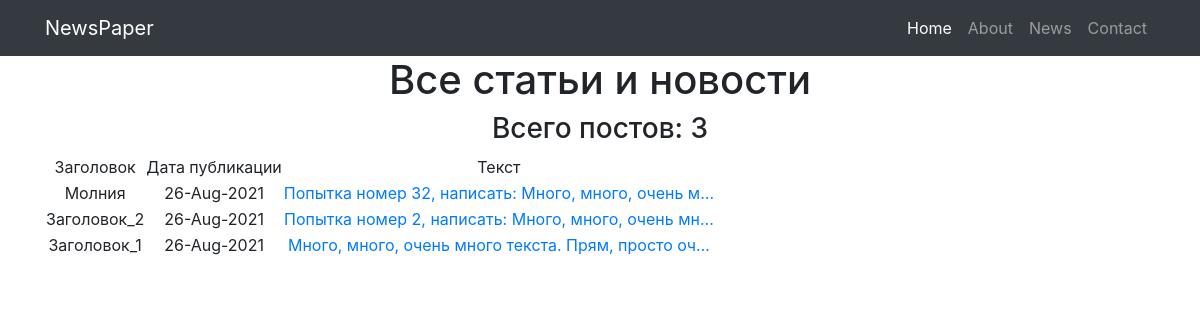
The page /news/ on the database as committed earlier.
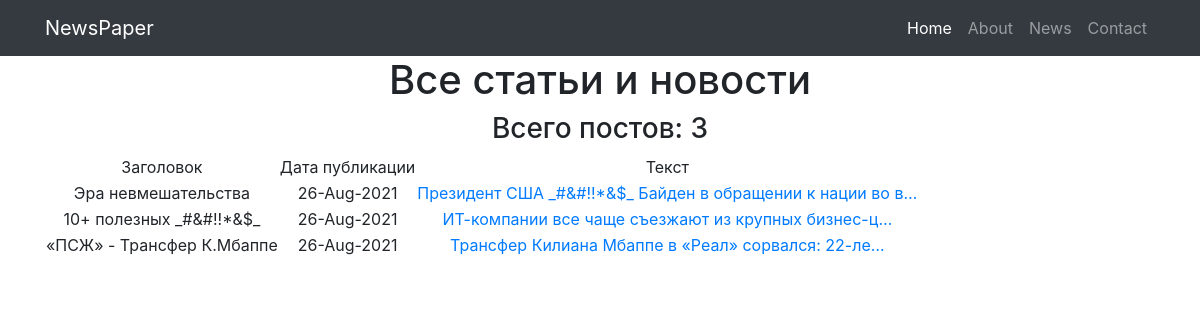
The same page on the database as committed later.
### myapp/models.py (models this page shows, shortened)
class Post(models.Model):
    author = models.ForeignKey(Author, on_delete= models.CASCADE)
    NEWS = 'NW'
    ARTICLE = 'AR'
    CATEGORY_CHOICE = (
        (NEWS, 'Новость'),
        (ARTICLE, 'Статья'),
    )
    categoryType = models.CharField(max_length=2,choices= CATEGORY_CHOICE, default= ARTICLE)
    dateCreation = models.DateTimeField(auto_now_add= True)
    postCategory = models.ManyToManyField(Category, through='PostCategory')
    title = models.CharField(max_length=128)
    text = models.TextField()
    rating = models.SmallIntegerField(default=0)

### myapp/views.py (the view)
# urls.py: path('', PostList.as_view()),
class PostList(ListView):
    model = Post
    template_name = 'posts.html'
    context_object_name = 'posts'
    queryset = Post.objects.order_by('-id')

### myapp/templatetags/custom_filters.py (called while the page is built)
@register.filter(name='censor')
def censor(value):
    cens_words = [
        'сторис',
        'подушка',
        'вещей',
        'Джо',
    ]
    for word in cens_words:
        if word in value:
            value = value.replace(word, '_#&#!!*&$_')
    return value

### templates/posts.html (shortened to what this page needs)
{% extends 'flatpages/default.html' %}
{% load custom_filters %}
{% block content %}
    <h1>Все статьи и новости</h1>
    <h3> Всего постов: {{ posts|length }}</h3>
    {% if posts %}
    <table>
        <tr>
            <td>Заголовок</td>
            <td>Дата публикации</td>
            <td>Текст</td>
        </tr>
        {% for post in posts %}
            <tr>
                <td>{{ post.title|censor }}</td>
                <td>{{ post.dateCreation|date:'d-M-Y'}}</td>
                <td><a href="/news/{{post.id}}">{{ post.text|truncatechars:50|censor }}</a></td>
            </tr>
        {% endfor %}
    </table>
    {% else %}
        <h3>Постов пока нет</h3>
    {% endif %}
{% endblock content %}

### templates/flatpages/default.html (shortened to what this page needs)
{% load static %}
<!DOCTYPE html>
<html lang="en">
<head>
  <link href="{% static 'vendor/bootstrap/css/bootstrap.min.css' %}" rel="stylesheet">
</head>
<body>
  <nav class="navbar navbar-expand-lg navbar-dark bg-dark static-top">
    <div class="container">
      <a class="navbar-brand" href="/">NewsPaper</a>
      <div class="collapse navbar-collapse" id="navbarResponsive">
        <ul class="navbar-nav ml-auto">
          <li class="nav-item active">
            <a class="nav-link" href="/">Home
            </a>
          </li>
          <li class="nav-item">
            <a class="nav-link" href="/">About</a>
          </li>
          <li class="nav-item">
            <a class="nav-link" href="/news/">News</a>
          </li>
          <li class="nav-item">
            <a class="nav-link" href="/">Contact</a>
          </li>
        </ul>
      </div>
    </div>
  </nav>
  <div class="container">
    <div class="row">
      <div class="col-lg-12 text-center">
       {% block content %}{% endblock content %}
      </div>
    </div>
  </div>
</body>
</html>

Rows that differ between the two databases and show on the page:
changed Post: title|censor "Молния" → "Эра невмешательства"; text|censor "Попытка номер 32, написать: Много, много, очень м…" → "Президент США _#&#!!*&$_ Байден в обращении к нации во в…"
changed Post: title|censor "Заголовок_2" → "10+ полезных _#&#!!*&$_"; text|censor "Попытка номер 2, написать: Много, много, очень мн…" → "ИТ-компании все чаще съезжают из крупных бизнес-ц…"
changed Post: title|censor "Заголовок_1" → "«ПСЖ» - Трансфер К.Мбаппе"; text|censor "Много, много, очень много текста. Прям, просто оч…" → "Трансфер Килиана Мбаппе в «Реал» сорвался: 22-ле…"
